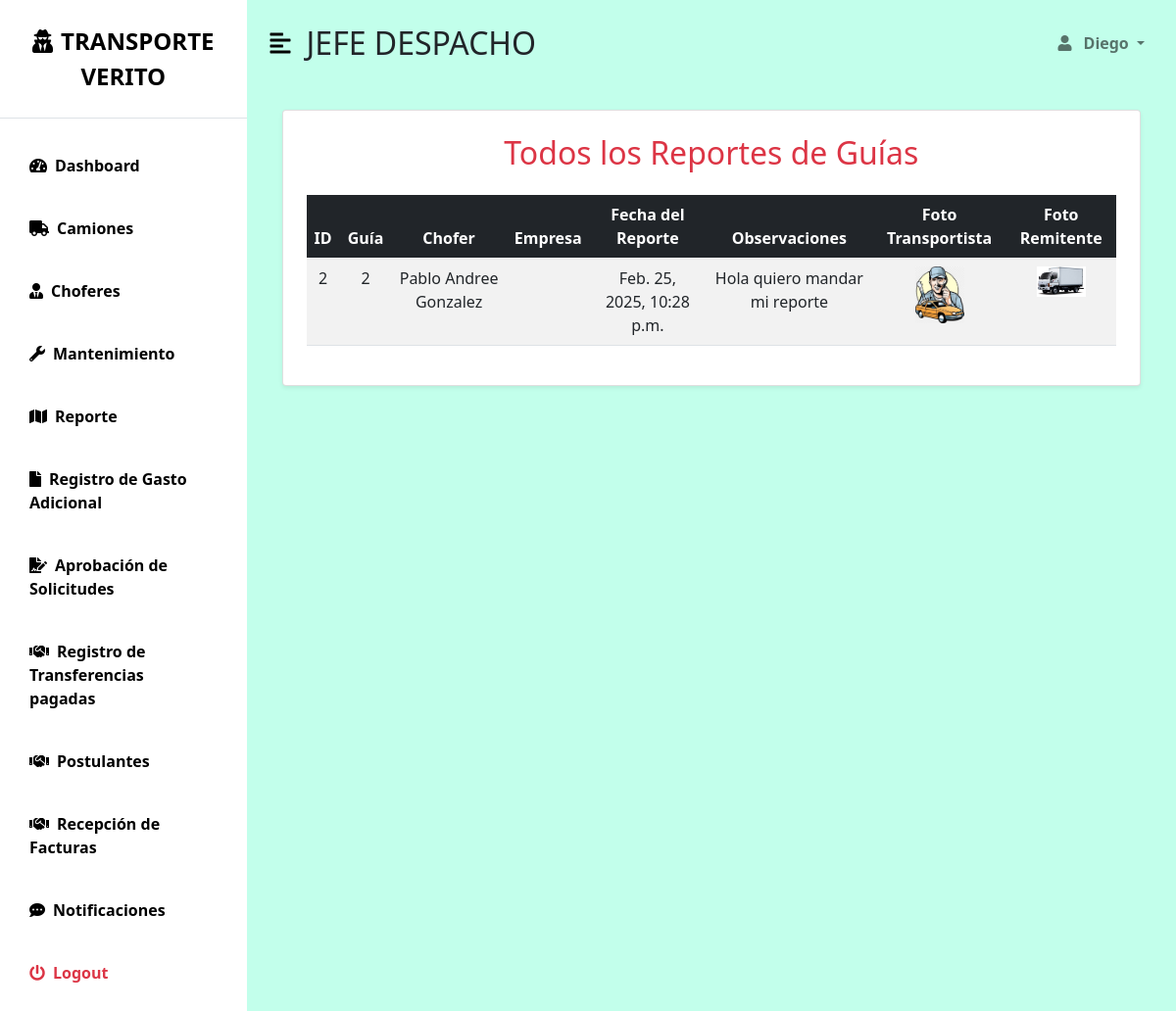
/todos-los-reportes/ (signed in), run on the app's committed database.
### myapp/models.py (models this page shows, shortened)
class User(AbstractUser):
    dni = models.CharField(max_length=8, unique=True, verbose_name="DNI")
    phone = models.CharField(max_length=15, blank=True, null=True, verbose_name="Teléfono")
    empresa = models.ForeignKey(Empresa, on_delete=models.CASCADE, verbose_name="Empresa", null=True, blank=True)
    class Meta:
        verbose_name = "Usuario"
        verbose_name_plural = "Usuarios"

class Reporte(models.Model):
    guia = models.ForeignKey(GuiaRemision, on_delete=models.CASCADE, related_name="reportes", verbose_name="Guía de Remisión")
    fecha_reporte = models.DateTimeField(auto_now_add=True, verbose_name="Fecha y Hora del Reporte")
    observaciones = models.TextField(verbose_name="Observaciones", blank=True, null=True)
    foto_transportista = models.ImageField(upload_to='reportes/', verbose_name="Foto Guía Transportista", null=True, blank=True)
    foto_remitente = models.ImageField(upload_to='reportes/', verbose_name="Foto Guía Remitente", null=True, blank=True)

class GuiaRemision(models.Model):
    TRANSPORTE = "TRANSPORTE"
    REMITENTE = "REMITENTE"
    TIPO_CHOICES = [
        (TRANSPORTE, "Transporte"),
        (REMITENTE, "Remitente"),
    ]
    hoja_de_ruta = models.ForeignKey('HojadeRuta', on_delete=models.CASCADE, null=True, blank=True, verbose_name="Hoja de Ruta")
    tipo_guia = models.CharField(max_length=15, choices=TIPO_CHOICES, verbose_name="Tipo de Guía")
    fecha_emision = models.DateField(verbose_name="Fecha de Emisión")
    fecha_traslado = models.DateField(verbose_name="Fecha de Traslado")
    peso_total = models.DecimalField(max_digits=10, decimal_places=2, verbose_name="Peso Total (kg)")
    costo_traslado = models.DecimalField(max_digits=10, decimal_places=2, verbose_name="Costo de Traslado", null=True, blank=True)  # Solo para Transporte
    fecha_traslado_chofer = models.DateField(verbose_name="Fecha de Traslado por Chofer", null=True, blank=True)  # Solo para Remitente
    observaciones = models.TextField(verbose_name="Observaciones", blank=True, null=True)  # Solo para Remitente
    empresa_emisora = models.ForeignKey(
        'Empresa', on_delete=models.CASCADE, related_name="guias_emitidas", verbose_name="Empresa Emisora",null=True,blank=True
    )
    empresa_remitente = models.ForeignKey(
        'Empresa', on_delete=models.CASCADE, related_name="guias_remitidas", verbose_name="Empresa Remitente",null=True,blank=True
    )
    empresa_destinataria = models.ForeignKey(
        'Empresa', on_delete=models.CASCADE, related_name="guias_recibidas", verbose_name="Empresa Destinataria",null=True,blank=True
    )
    pdf_generado = models.FileField(upload_to='guias/pdf_generado/', verbose_name="PDF Generado", null=True, blank=True) # pdf para tipo guia transportista
    pdf_firmado = models.FileField(upload_to='guias/pdf_firmado/', verbose_name="PDF Firmado", null=True, blank=True) # pdf para tipo guia remitente
    fecha_firma_destinatario = models.DateField(verbose_name="Fecha de Firma Destinatario", null=True, blank=True)

class HojadeRuta(models.Model):
    ESTADOS = (
        ('pendiente', 'Pendiente'),
        ('en_ruta', 'En Ruta'),
        ('finalizado', 'Finalizado'),
        ('iniciar', 'Iniciar'),
    )
    estado = models.CharField(
        max_length=50,
        choices=ESTADOS,
        default='pendiente',  # Valor por defecto
        verbose_name="Estado"
    )
    chofer = models.ForeignKey(Chofer, on_delete=models.CASCADE, verbose_name="Chofer")
    camion = models.ForeignKey(Camion, on_delete=models.CASCADE, verbose_name="Camión")
    partida_ubicacion = models.ForeignKey(Ubicacion, related_name='partida', on_delete=models.CASCADE, verbose_name="Ubicación de Partida")
    llegada_ubicacion = models.ForeignKey(Ubicacion, related_name='llegada', on_delete=models.CASCADE, verbose_name="Ubicación de Llegada")
    distancia = models.FloatField(null=True, blank=True, verbose_name="Distancia (km)")

class Chofer(models.Model):
     nombres = models.CharField(max_length=100)
     apellidos = models.CharField(max_length=100)
     fecha_nacimiento = models.DateField()
     domicilio = models.CharField(max_length=200)
     telefono = models.CharField(max_length=9)
     tipo_licencia = models.CharField(max_length=3)
     numero_licencia = models.CharField(max_length=20, unique=True)
     fecha_emision = models.DateField()
     fecha_vencimiento = models.DateField()
     estado_salud = models.CharField(max_length=100)
     camion = models.ForeignKey('Camion', on_delete=models.SET_NULL, null=True, blank=True)
     usuario = models.ForeignKey(User, on_delete=models.CASCADE, verbose_name="Usuario asociado", null=True, blank=True)

### myapp/views.py (the view)
# urls.py: path('todos-los-reportes/', views.listar_todos_los_reportes, name='listar_todos_los_reportes'),
@login_required
def listar_todos_los_reportes(request):
    reportes = Reporte.objects.all().order_by('-fecha_reporte')
    return render(request, 'ASISTENTE/Reportes/lista_todos_los_reportes.html', {'reportes': reportes})

### myapp/context_processors.py (called while the page is built)
def notificaciones(request):
    if request.user.is_authenticated:
        notificaciones_no_leidas = Notificacion.objects.filter(usuario=request.user, leido=False).count()
    else:
        notificaciones_no_leidas = 0
    return {'notificaciones_no_leidas': notificaciones_no_leidas}

### templates/ASISTENTE/Reportes/lista_todos_los_reportes.html (shortened to what this page needs)
{% extends 'bases/base_asistente.html' %}  {% block page_title %} JEFE DESPACHO {%endblock %}
{% block content %}
<html lang="es">
<body>
<div class="container mt-4">
    <div class="card shadow-sm p-4">
        <h2 class="mb-4 text-center text-danger">Todos los Reportes de Guías</h2>
        {% if reportes %}
            <div class="table-responsive">
                <table class="table table-striped table-hover">
                    <thead class="table-dark text-center">
                        <tr>
                            <th>ID</th>
                            <th>Guía</th>
                            <th>Chofer</th>
                            <th>Empresa</th>
                            <th>Fecha del Reporte</th>
                            <th>Observaciones</th>
                            <th>Foto Transportista</th>
                            <th>Foto Remitente</th>
                        </tr>
                    </thead>
                    <tbody>
                        {% for reporte in reportes %}
                        <tr class="text-center">
                            <td>{{ reporte.id }}</td>
                            <td>{{ reporte.guia.id }}</td>
                            <td>
                                {% if reporte.guia.hoja_de_ruta.chofer %}
                                    {{ reporte.guia.hoja_de_ruta.chofer.nombres }} {{ reporte.guia.hoja_de_ruta.chofer.apellidos }}
                                {% else %}
                                    No asignado
                                {% endif %}
                            </td>
                            <td>
                            </td>
                            <td>{{ reporte.fecha_reporte }}</td>
                            <td>{{ reporte.observaciones|default:"Sin observaciones" }}</td>
                            <td>
                                {% if reporte.foto_transportista %}
                                    <a href="{{ reporte.foto_transportista.url }}" target="_blank">
                                        <img src="{{ reporte.foto_transportista.url }}" width="50">
                                    </a>
                                {% else %}
                                    <span class="text-muted">No disponible</span>
                                {% endif %}
                            </td>
                            <td>
                                {% if reporte.foto_remitente %}
                                    <a href="{{ reporte.foto_remitente.url }}" target="_blank">
                                        <img src="{{ reporte.foto_remitente.url }}" width="50">
                                    </a>
                                {% else %}
                                    <span class="text-muted">No disponible</span>
                                {% endif %}
                            </td>
                        </tr>
                        {% endfor %}
                    </tbody>
                </table>
            </div>
        {% else %}
            <p class="text-center text-muted">No hay reportes registrados.</p>
        {% endif %}
    </div>
</div>
</body>
</html>
{%endblock %}

### templates/bases/base_asistente.html (shortened to what this page needs)
<!DOCTYPE html>
<html lang="es">
  <head>
    <link
      href="https://cdn.jsdelivr.net/npm/bootstrap@5.0.0-beta3/dist/css/bootstrap.min.css"
      rel="stylesheet"
    />
    <link
      rel="stylesheet"
      href="https://cdnjs.cloudflare.com/ajax/libs/font-awesome/5.15.3/css/all.min.css"
    />
    {% load static %}
    <link
      rel="stylesheet"
      href="{% static 'css/dashboard.css' %}?v={{ timestamp }}"
    />
  </head>
  <body>
    <div class="d-flex" id="wrapper">
      <div class="bg-white" id="sidebar-wrapper">
        <div
          class="sidebar-heading text-center py-4 primary-text fs-4 fw-bold text-uppercase border-bottom"
        >
          <i class="fas fa-user-secret me-2"></i>TRANSPORTE VERITO
        </div>
        <div class="list-group list-group-flush my-3">
          <a
            href="{% url 'role_page' 'asistente' %}"
            class="list-group-item list-group-item-action bg-transparent second-text active"
            ><i class="fas fa-tachometer-alt me-2"></i>Dashboard</a
          >
          <a
            href="{% url 'camion'%}"
            class="list-group-item list-group-item-action bg-transparent second-text fw-bold"
            ><i class="fas fa-truck me-2"></i>Camiones</a
          >
          <a
            href="{% url 'addchofer'%}"
            class="list-group-item list-group-item-action bg-transparent second-text fw-bold"
            ><i class="fas fa-user-tie me-2"></i>Choferes</a
          >
          <a
            href="{% url  'motivo_mantenimiento'%}"
            class="list-group-item list-group-item-action bg-transparent second-text fw-bold"
            ><i class="fas fa-wrench me-2"></i>Mantenimiento</a
          >
          <a
            href="{%url 'listar_todos_los_reportes'%}"
            class="list-group-item list-group-item-action bg-transparent second-text fw-bold"
            ><i class="fas fa-map me-2"></i>Reporte</a
          >
          <a
            href="{% url  'gastoAdicional'%}"
            class="list-group-item list-group-item-action bg-transparent second-text fw-bold"
            ><i class="fas fa-file me-2"></i>Registro de Gasto Adicional</a
          >
          <a
            href="{% url 'combus_extra_choferes'%}"
            class="list-group-item list-group-item-action bg-transparent second-text fw-bold"
            ><i class="fas fa-file-signature me-2"></i>Aprobación de
            Solicitudes</a
          >
          <a
            href="{% url 'transferenciaPagada'%}"
            class="list-group-item list-group-item-action bg-transparent second-text fw-bold"
            ><i class="fas fa-handshake me-2"></i>Registro de Transferencias
            pagadas</a
          >
          <a
            href="{%url 'sendpostulante'%}"
            class="list-group-item list-group-item-action bg-transparent second-text fw-bold"
            ><i class="fas fa-handshake me-2"></i>Postulantes</a
          >
          <a
            href="{% url  'recepcion_facturas' %}"
            class="list-group-item list-group-item-action bg-transparent second-text fw-bold"
            ><i class="fas fa-handshake me-2"></i>Recepción de Facturas</a
          >
          <a
            href="#"
            class="list-group-item list-group-item-action bg-transparent second-text fw-bold"
          >
            <i class="fas fa-comment-dots me-2"></i>Notificaciones
          </a>
          <a
            href="{% url 'logout' %}"
            class="list-group-item list-group-item-action bg-transparent text-danger fw-bold"
          >
            <i class="fas fa-power-off me-2"></i>Logout
          </a>
        </div>
      </div>
      <div id="page-content-wrapper">
        <nav
          class="navbar navbar-expand-lg navbar-light bg-transparent py-4 px-4"
        >
          <div class="d-flex align-items-center">
            <i
              class="fas fa-align-left primary-text fs-4 me-3"
              id="menu-toggle"
            ></i>
            <h2 class="fs-2 m-0">
              {% block page_title %}Panel de Control{% endblock %}
            </h2>
          </div>
          <div class="collapse navbar-collapse" id="navbarSupportedContent">
            <ul class="navbar-nav ms-auto mb-2 mb-lg-0">
              <li class="nav-item dropdown">
                <a
                  class="nav-link dropdown-toggle second-text fw-bold"
                  href="#"
                  id="navbarDropdown"
                  role="button"
                  data-bs-toggle="dropdown"
                  aria-expanded="false"
                >
                  <i class="fas fa-user me-2"></i> {{ user.username }}
                </a>
              </li>
            </ul>
          </div>
        </nav>
        <div class="container-fluid px-4">
          {% block content %} {% endblock %}
        </div>
      </div>
    </div>
  </body>
</html>

### static/css/dashboard.css (style rules this page uses)
:root { --main-bg-color: #d2ffde!important; --main-text-color: #000000; --second-text-color: #000000; --second-bg-color: #030303; }
.primary-text { color: var(--main-text-color); }
.second-text { color: var(--second-text-color); }
#wrapper { overflow-x: hidden; background-color: #c2ffeb!important; }
#sidebar-wrapper { min-height: 100vh; margin-left: -15rem; -webkit-transition: margin 0.25s ease-out; -moz-transition: margin 0.25s ease-out; -o-transition: margin 0.25s ease-out; transition: margin 0.25s ease-out; }
#sidebar-wrapper .sidebar-heading { padding: 0.875rem 1.25rem; font-size: 1.2rem; }
#sidebar-wrapper .list-group { width: 15rem; }
#page-content-wrapper { min-width: 100vw; }
#menu-toggle { cursor: pointer; }
.list-group-item { border: none; padding: 20px 30px; }
.list-group-item.active { background-color: transparent; color: var(--main-text-color); font-weight: bold; border: none; }
@media (min-width: 768px) { #sidebar-wrapper { margin-left: 0; } }
@media (min-width: 768px) { #page-content-wrapper { min-width: 0; width: 100%; } }

### data on the page
User: username "Diego"
Reporte: id "2", guia.id "2", guia.hoja_de_ruta.chofer.nombres "Pablo Andree", guia.hoja_de_ruta.chofer.apellidos "Gonzalez", fecha_reporte "Feb. 25, 2025, 10:28 p.m.", observaciones "Hola quiero mandar mi reporte", foto_transportista (picture), foto_remitente (picture)
